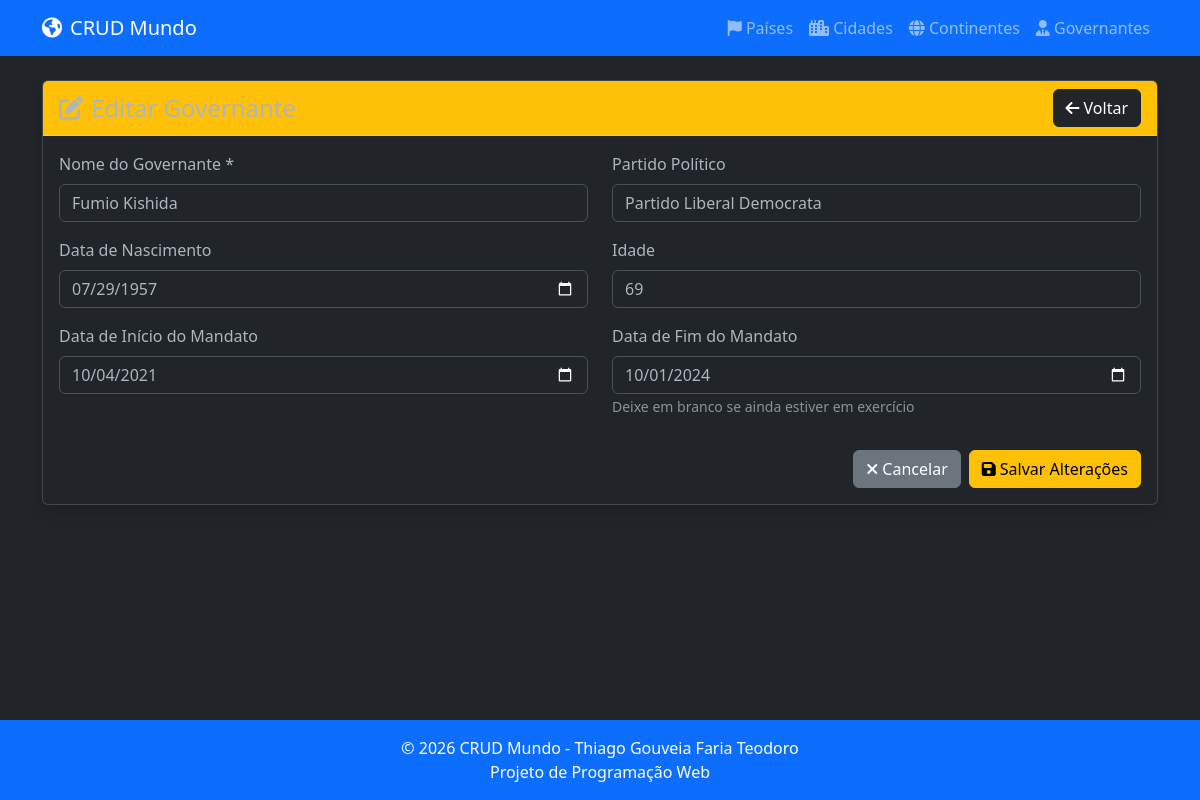
/pages/governantes/edit.php?id=1, run on the app's committed database.
### tables this page shows
CREATE TABLE tb_governantes (
    id_governante INT AUTO_INCREMENT PRIMARY KEY,
    nome VARCHAR(150) NOT NULL,
    partido_politico VARCHAR(100),
    data_nascimento DATE,
    idade INT,
    data_inicio_mandato DATE,
    data_fim_mandato DATE
);

### config/database.php (called while the page is built, shortened)
<?php
$database = 'bd_mundo';

### config/select.php (called while the page is built, shortened)
<?php
function select(string $comando)
{
    include('database.php');
    $sql = $comando;
    $resultado = mysqli_query($conexao, $sql);
    $dados = [];
    while ($linha = mysqli_fetch_assoc($resultado)) {
        $dados[] = $linha;
    }
    return $dados;
}

### pages/governantes/edit.php (the view, shortened to what this page needs)
<?php
include '../../include/header.php';
include '../../config/select.php';
$id_governante = intval($_GET['id']);
$query_governante = "SELECT * FROM tb_governantes WHERE id_governante = $id_governante";
$governante = select($query_governante);
$governante = $governante[0];
?>
<div class="card shadow">
    <div class="card-header bg-warning d-flex justify-content-between align-items-center">
        <h4 class="mb-0"><i class="fas fa-edit me-2"></i>Editar Governante</h4>
        <a href="index.php" class="btn btn-dark">
            <i class="fas fa-arrow-left me-1"></i>Voltar
        </a>
    </div>
    <div class="card-body">
        <form method="POST" id="formEditarGovernante">
            <div class="row">
                <div class="col-md-6 mb-3">
                    <label for="nome" class="form-label">Nome do Governante *</label>
                    <input type="text" class="form-control" id="nome" name="nome"
                           value="<?php echo htmlspecialchars($governante['nome']); ?>" required>
                </div>
                <div class="col-md-6 mb-3">
                    <label for="partido_politico" class="form-label">Partido Político</label>
                    <input type="text" class="form-control" id="partido_politico" name="partido_politico"
                           value="<?php echo htmlspecialchars($governante['partido_politico'] ?? ''); ?>">
                </div>
                <div class="col-md-6 mb-3">
                    <label for="data_nascimento" class="form-label">Data de Nascimento</label>
                    <input type="date" class="form-control" id="data_nascimento" name="data_nascimento"
                           value="<?php echo $governante['data_nascimento'] ?? ''; ?>">
                </div>
                <div class="col-md-6 mb-3">
                    <label for="idade" class="form-label">Idade</label>
                    <input type="number" class="form-control" id="idade" name="idade"
                           value="<?php echo $governante['idade'] ?? ''; ?>" min="0" max="120">
                </div>
                <div class="col-md-6 mb-3">
                    <label for="data_inicio_mandato" class="form-label">Data de Início do Mandato</label>
                    <input type="date" class="form-control" id="data_inicio_mandato" name="data_inicio_mandato"
                           value="<?php echo $governante['data_inicio_mandato'] ?? ''; ?>">
                </div>
                <div class="col-md-6 mb-3">
                    <label for="data_fim_mandato" class="form-label">Data de Fim do Mandato</label>
                    <input type="date" class="form-control" id="data_fim_mandato" name="data_fim_mandato"
                           value="<?php echo $governante['data_fim_mandato'] ?? ''; ?>">
                    <small class="text-muted">Deixe em branco se ainda estiver em exercício</small>
                </div>
            </div>
            <div class="d-flex justify-content-end mt-3">
                <a href="index.php" class="btn btn-secondary me-2">
                    <i class="fas fa-times me-1"></i>Cancelar
                </a>
                <button type="submit" class="btn btn-warning">
                    <i class="fas fa-save me-1"></i>Salvar Alterações
                </button>
            </div>
        </form>
    </div>
</div>
<?php
include '../../include/footer.php';
?>

### data on the page
tb_governantes: nome "Fumio Kishida", partido_politico "Partido Liberal Democrata", data_nascimento "07/29/1957", idade "69", data_inicio_mandato "10/04/2021", data_fim_mandato "10/01/2024"
